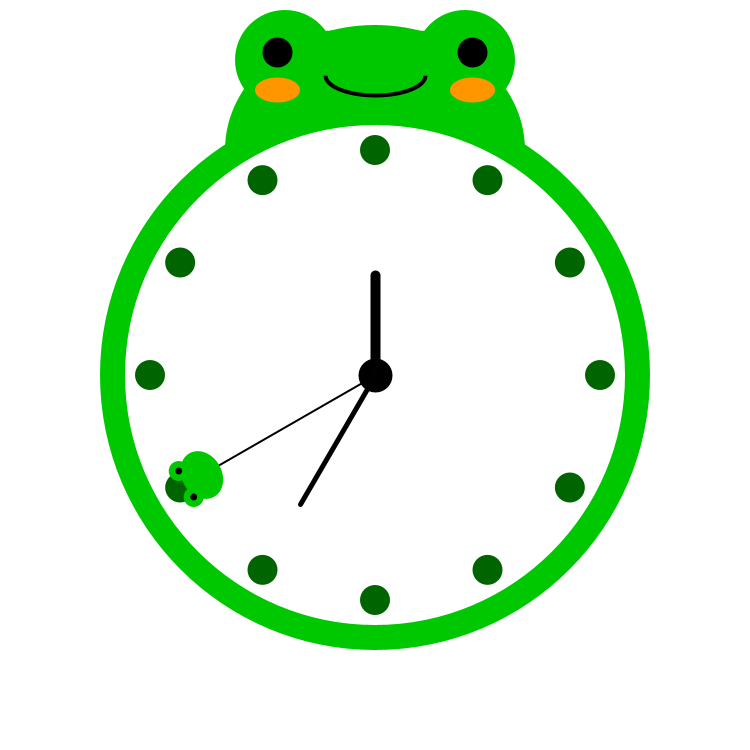
Frame 1 (no input)
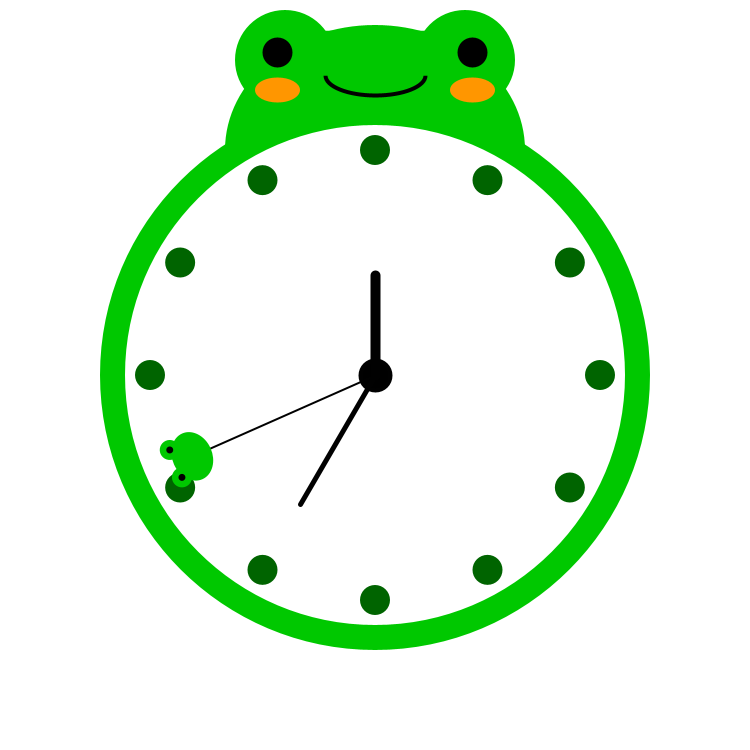
Frame 60 (the mouse pressed at the canvas centre just before this capture)
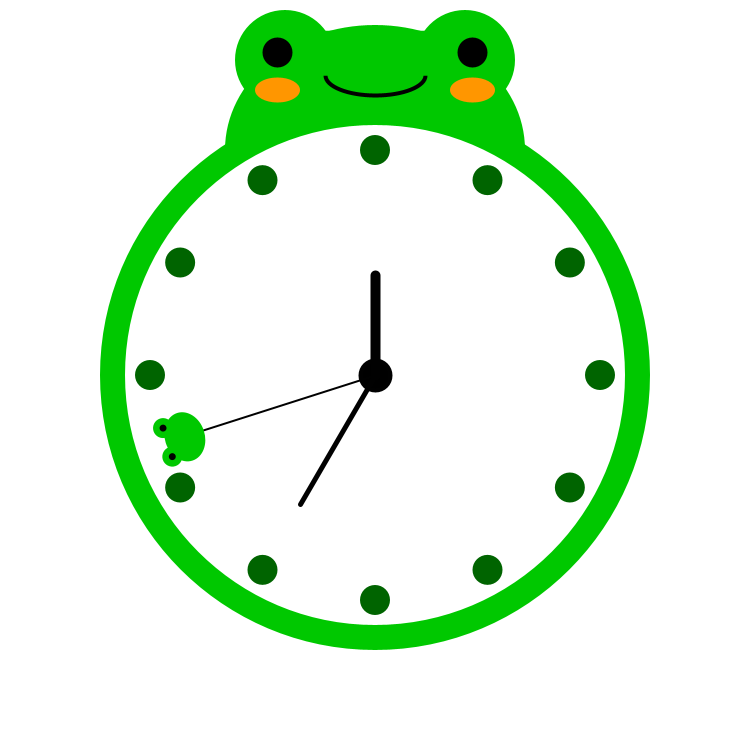
Frame 120 (the mouse held since frame 60 and released just before this capture)

The Processing sketch that drew these frames (run headless with seeded random() and noise(); from frame 60 on, the mouse is pressed at the canvas centre):

// Processing sketch: Using_FOR
// ── Using_FOR.pde
void setup(){
  size(750,750);
}
/* global variables */
float Sx=0;
float Sy=0;
float Mx=0;
float My=0;
float Hx=0;
float Hy=0;
float frogX=0;
float frogY=0;
float angle=0;

void draw(){
  int hr=hour();
  int sec=second();
  int min=minute();
  int r=200;
  float rad=PI/180;
  float gr=200;
  noStroke();
  //println(hr,sec,min);
  
  background(255);
  /* frog face */
  fill(0,gr,0);
  ellipse(width*0.38,height*0.08,100,100);
  ellipse(width*0.62,height*0.08,100,100);
  ellipse(width*0.5,height*0.2,300,250);
  
  fill(0);
  ellipse(width*0.37,height*0.07,30,30);
  ellipse(width*0.63,height*0.07,30,30);
  
  /*frog mouth*/
  stroke(1);
  strokeWeight(4);
  fill(0,gr,0);
  ellipse(width*0.5,height*0.1,100,40);
  rectMode(CENTER);
  noStroke();
  rect(width*0.5,height*0.071,110,45);
  
  /* frog cheek */
  fill(255,150,0);
  ellipse(width*0.37,height*0.12,45,25);
  ellipse(width*0.63,height*0.12,45,25);
  
  /* clock */
  fill(0,gr,0);
  ellipse(width*0.5,height*0.5,550,550);
  fill(255);
  ellipse(width*0.5,height*0.5,500,500);
  
  stroke(1);
  fill(0);
  ellipse(width*0.5,height*0.5,30,30);
  
  /* movement of seconds */
  angle=sec*6; 
  Sx=r*cos((angle-90)*rad);
  Sy=r*sin((angle-90)*rad);
  strokeWeight(2);
  line(width*0.5,height*0.5,width*0.5+Sx,height*0.5+Sy);
  
  /* movement of minutes */
  float angle2=min*6;
  r=150;
  Mx=r*cos((angle2-90)*rad);
  My=r*sin((angle2-90)*rad);
  strokeWeight(5);
  line(width*0.5,height*0.5,width*0.5+Mx,height*0.5+My);
  
  /*movement of hours*/
  float angle3=hr*30;
  r=100;
  Hx=r*cos((angle3-90)*rad);
  Hy=r*sin((angle3-90)*rad);
  strokeWeight(10);
  line(width*0.5,height*0.5,width*0.5+Hx,height*0.5+Hy);
  
  noStroke();
  /* circles around the clock (using iteration) */
  for(int i=0;i<12;i++){
   fill(0,gr-100,0);
   r=225;
   ellipse(width*0.5+r*cos((i*30-90)*rad),height*0.5+r*sin((i*30-90)*rad),30,30);
  }
  
  /*mini frog */
  fill(0,gr,0);
  translate(width*0.5+Sx,height*0.5+Sy);
  rotate(sec*6*rad);
  ellipse(0,0,50,40);
  ellipse(15,-18,20,20);
  ellipse(-15,-18,20,20);
  fill(0);
  ellipse(15,-18,7,7);
  ellipse(-15,-18,7,7);
  
}
